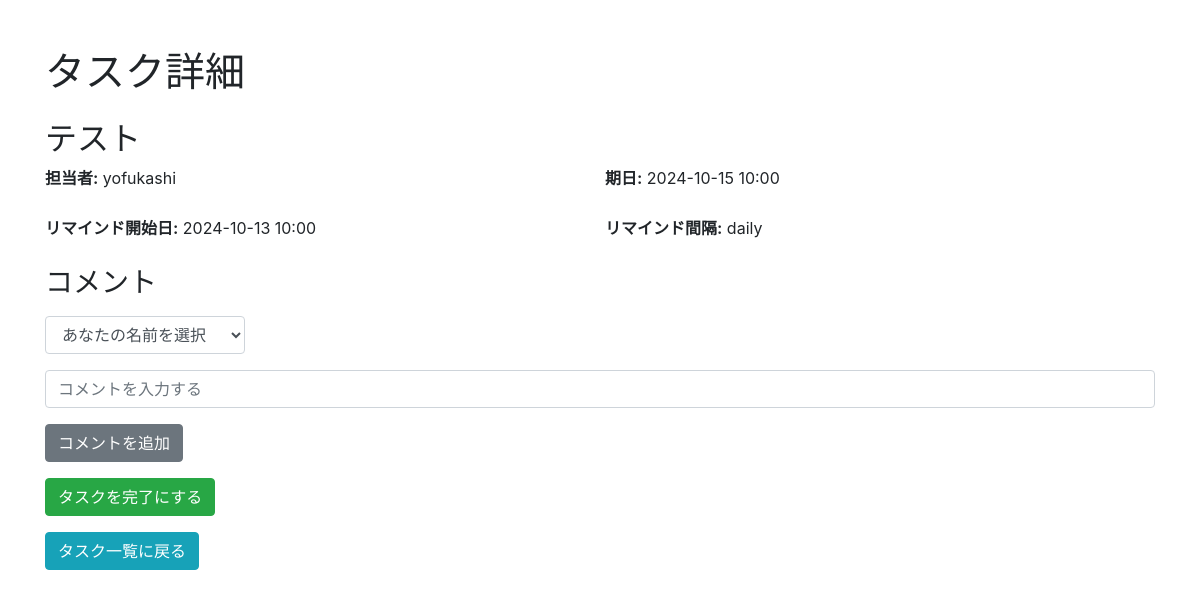
The app's page /task_detail/24 with its own data.
### models.py (models this page shows)
class Task(db.Model):
    id = db.Column(db.Integer, primary_key=True)
    title = db.Column(db.String(100), nullable=False)
    due_date = db.Column(db.DateTime, nullable=False)
    requester_id = db.Column(db.Integer, db.ForeignKey('user.id'), nullable=False)
    assignee_id = db.Column(db.Integer, db.ForeignKey('user.id'), nullable=False)
    remind_start_date = db.Column(db.DateTime, nullable=False)
    remind_interval = db.Column(db.String(10), nullable=False)
    is_completed = db.Column(db.Boolean, default=False)
    requester = db.relationship('User', foreign_keys=[requester_id], backref='requested_tasks')
    assignee = db.relationship('User', foreign_keys=[assignee_id], backref='assigned_tasks')

class User(db.Model):
    id = db.Column(db.Integer, primary_key=True)
    username = db.Column(db.String(100), unique=True, nullable=False)
    email = db.Column(db.String(120), unique=True, nullable=False)
    team_id = db.Column(db.Integer, db.ForeignKey('team.id'), nullable=False)

### routes.py (the view)
@main.route('/task_detail/<int:task_id>')
def task_detail(task_id):
    task = Task.query.get(task_id)
    comments = Comment.query.filter_by(task_id=task_id).all()
    return render_template('task_detail.html', task=task, comments=comments)

### templates/task_detail.html (shortened to what this page needs)
<!DOCTYPE html>
<html lang="ja">
<head>
    <link rel="stylesheet" href="https://stackpath.bootstrapcdn.com/bootstrap/4.5.2/css/bootstrap.min.css">
</head>
<body>
    <div class="container mt-5">
        <h1 class="mb-4">タスク詳細</h1>
        <h2>{{ task.title }}</h2>
        <div class="row-flex">
            <div class="col-half">
                <p><strong>担当者:</strong> {{ task.assignee.username }}</p>
            </div>
            <div class="col-half">
                <p><strong>期日:</strong> {{ task.due_date.strftime('%Y-%m-%d %H:%M') }}</p>
            </div>
        </div>
        <div class="row-flex">
            <div class="col-half">
                <p><strong>リマインド開始日:</strong> {{ task.remind_start_date.strftime('%Y-%m-%d %H:%M') }}</p>
            </div>
            <div class="col-half">
                <p><strong>リマインド間隔:</strong> {{ task.remind_interval }}</p>
            </div>
        </div>
        <h3>コメント</h3>
        <form action="{{ url_for('main.add_comment', task_id=task.id) }}" method="POST" class="mb-3">
            <div class="input-group mb-3">
                <select name="username" required class="form-control compact-select">
                    <option value="" disabled selected>あなたの名前を選択</option>
                </select>
            </div>
            <input type="text" name="comment" placeholder="コメントを入力する" required class="form-control mb-3">
            <button type="submit" class="btn btn-secondary">コメントを追加</button>
        </form>
        <form action="{{ url_for('main.complete_task', task_id=task.id) }}" method="POST" class="mb-3">
            <button type="submit" class="btn btn-success">タスクを完了にする</button>
        </form>
        <div>
            <a href="{{ url_for('main.task_list') }}" class="btn btn-info">タスク一覧に戻る</a>
        </div>
    </div>
</body>
</html>

### templates/task_detail.html (style rules this page uses)
.row-flex { display: flex; justify-content: space-between; margin-bottom: 10px; }
.col-half { flex: 1; margin-right: 10px; }
.col-half:last-child { margin-right: 0; }
.compact-select { max-width: 200px; width: 100%; }

### records on screen
Task: title "テスト", due_date "2024-10-15 10:00", remind_start_date "2024-10-13 10:00", remind_interval "daily"
User: assignee.username "yofukashi"
